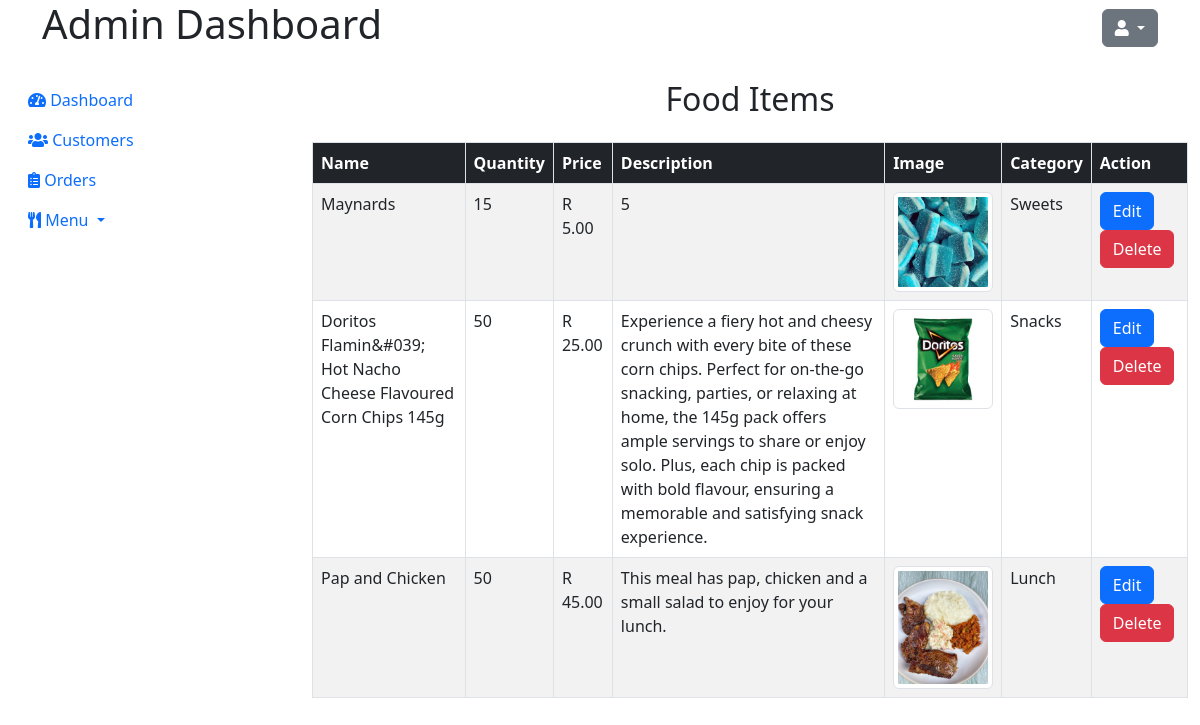
/admin/all_menus.php, run on the app's committed database.
### tables this page shows
CREATE TABLE `food_items` (
  `id` int(11) NOT NULL,
  `name` varchar(255) NOT NULL,
  `description` text NOT NULL,
  `category_id` int(11) NOT NULL,
  `quantity` int(11) NOT NULL,
  `price` decimal(10,2) NOT NULL,
  `image` varchar(255) NOT NULL,
  `admin_id` int(11) NOT NULL
);

CREATE TABLE `category` (
  `id` int(11) NOT NULL,
  `name` varchar(100) NOT NULL,
  `imageName` varchar(255) NOT NULL
);

### admin/model/Food.php (called while the page is built, shortened)
<?php
class Food {
    private $conn;
    public function __construct($conn) {
        $this->conn = $conn;
    }
    public function getAllFoodItems() {
        $query = "SELECT F.id, F.name, F.description, F.quantity, F.price, F.image, C.name AS Category
                  FROM food_items F JOIN category C
                  ON (F.category_id = C.id);";
        $result = mysqli_query($this->conn, $query);
        $foodItems = [];
        if ($result) {
            while ($row = mysqli_fetch_assoc($result)) {
                $foodItems[] = $row;
            }
        }
        return $foodItems;
    }
}
?>

### admin/all_menus.php (the view, shortened to what this page needs)
<?php
require_once '../connection/connection.php';
require_once 'model/Food.php';
$food = new Food($conn);
$foodItems = $food->getAllFoodItems();
?>
<!DOCTYPE html>
<html lang="en">
<head>
    <link href="https://cdn.jsdelivr.net/npm/bootstrap@5.3.0/dist/css/bootstrap.min.css" rel="stylesheet">
    <link rel="stylesheet" href="admin.css">
    <link rel="stylesheet" href="https://cdnjs.cloudflare.com/ajax/libs/font-awesome/5.15.4/css/all.min.css">
</head>
<body>
    <header class="header">
        <div class="container">
            <div class="d-flex justify-content-between align-items-center">
                <h1 class="logo">Admin Dashboard</h1>
                <div class="dropdown">
                    <button class="btn btn-secondary dropdown-toggle" type="button" id="userDropdown" data-bs-toggle="dropdown" aria-expanded="false">
                        <i class="fas fa-user"></i>
                    </button>
                </div>
            </div>
        </div>
    </header>
    <div class="container-fluid mt-4">
        <div class="row">
            <div class="col-md-3">
                <div class="sidebar">
                    <ul class="nav flex-column">
                        <li class="nav-item">
                            <a class="nav-link" href="dashboard.php">
                                <i class="fas fa-tachometer-alt"></i> Dashboard
                            </a>
                        </li>
                        <li class="nav-item">
                            <a class="nav-link active" href="customers.php">
                                <i class="fas fa-users"></i> Customers
                            </a>
                        </li>
                        <li class="nav-item">
                            <a class="nav-link" href="#">
                                <i class="fas fa-clipboard-list"></i> Orders
                            </a>
                        </li>
                        <li class="nav-item dropdown">
                            <a class="nav-link dropdown-toggle" href="#" id="menuDropdown" role="button" data-bs-toggle="dropdown" aria-expanded="false">
                                <i class="fas fa-utensils"></i> Menu
                            </a>
                        </li>
                    </ul>
                </div>
            </div>
            <div class="col-md-9">
                <div class="main-content">
                    <h2 class="text-center">Food Items</h2>
                    <div class="table-responsive mt-4">
                        <table class="table table-bordered table-striped table-hover">
                            <thead class="table-dark">
                                <tr>
                                    <th>Name</th>
                                    <th>Quantity</th>
                                    <th>Price</th>
                                    <th>Description</th>
                                    <th>Image</th>
                                    <th>Category</th>
                                    <th>Action</th>
                                </tr>
                            </thead>
                            <tbody>
                                <?php foreach ($foodItems as $food): ?>
                                    <tr>
                                        <td><?= htmlspecialchars($food['name']); ?></td>
                                        <td><?= htmlspecialchars($food['quantity']); ?></td>
                                        <td>R <?= htmlspecialchars($food['price']); ?></td>
                                        <td><?= htmlspecialchars($food['description']); ?></td>
                                        <td><img src="foods/<?= htmlspecialchars($food['image']); ?>" alt="Food Image" class="img-thumbnail"></td>
                                        <td><?= htmlspecialchars($food['Category']); ?></td>
                                        <td>
                                            <a href="update_food.php?id=<?= htmlspecialchars($food['id']); ?>" class="btn btn-primary">Edit</a>
                                            <a href="model/delete_food.php?id=<?= htmlspecialchars($food['id']); ?>" class="btn btn-danger" onclick="return confirm('Are you sure you want to delete this food item?')">Delete</a>
                                        </td>
                                    </tr>
                                <?php endforeach; ?>
                            </tbody>
                        </table>
                    </div>
                </div>
            </div>
        </div>
    </div>
</body>
</html>

### admin/all_menus.php (style rules this page uses)
.table-responsive { overflow-x: auto; }
.img-thumbnail { max-width: 100px; }
table.table-bordered { border-collapse: collapse; }
table.table-bordered th, table.table-bordered td { border: 1px solid #dee2e6; }

### data on the page
food_items: name "Maynards", quantity "15", price "5.00", description "5", image (picture), category.name "Sweets"
food_items: name "Doritos Flamin&#039; Hot Nacho Cheese Flavoured Corn Chips 145g", quantity "50", price "25.00", description "Experience a fiery hot and cheesy crunch with every bite of these corn chips. Perfect for on-the-go snacking, parties, or relaxing at home, the 145g pack offers ample servings to share or enjoy solo. Plus, each chip is packed with bold flavour, ensuring a memorable and satisfying snack experience.", image (picture), category.name "Snacks"
food_items: name "Pap and Chicken", quantity "50", price "45.00", description "This meal has pap, chicken and a small salad to enjoy for your lunch.", image (picture), category.name "Lunch"
